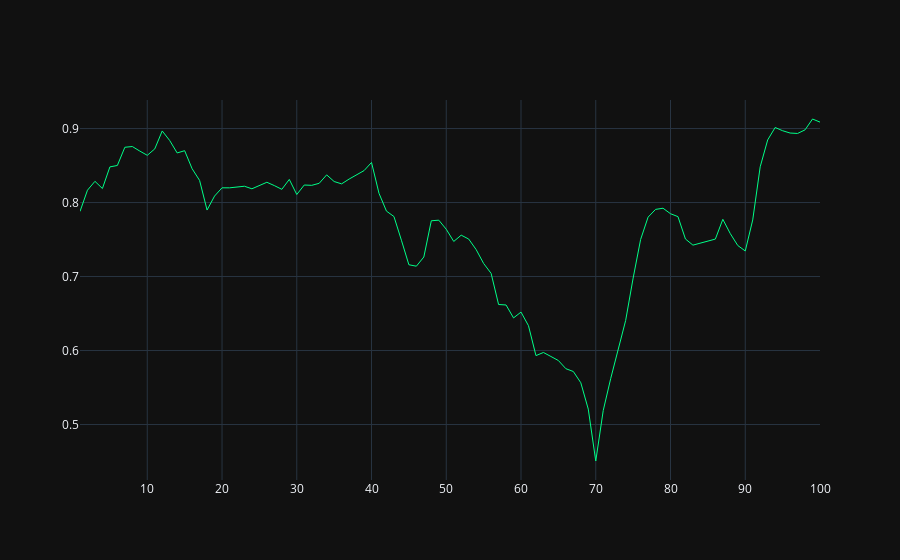

This figure's notebook cell:
### Code cell
windows_correlation = correlation.iloc[100:200]
index_num = np.arange(1, len(windows_correlation) + 1)
fig = go.Figure(data=[go.Scatter(
    x=index_num, 
    y=windows_correlation,
    mode='lines',
    name='corélation',
    line=dict(color='#00ff88', width=1)
)])
fig.show()
